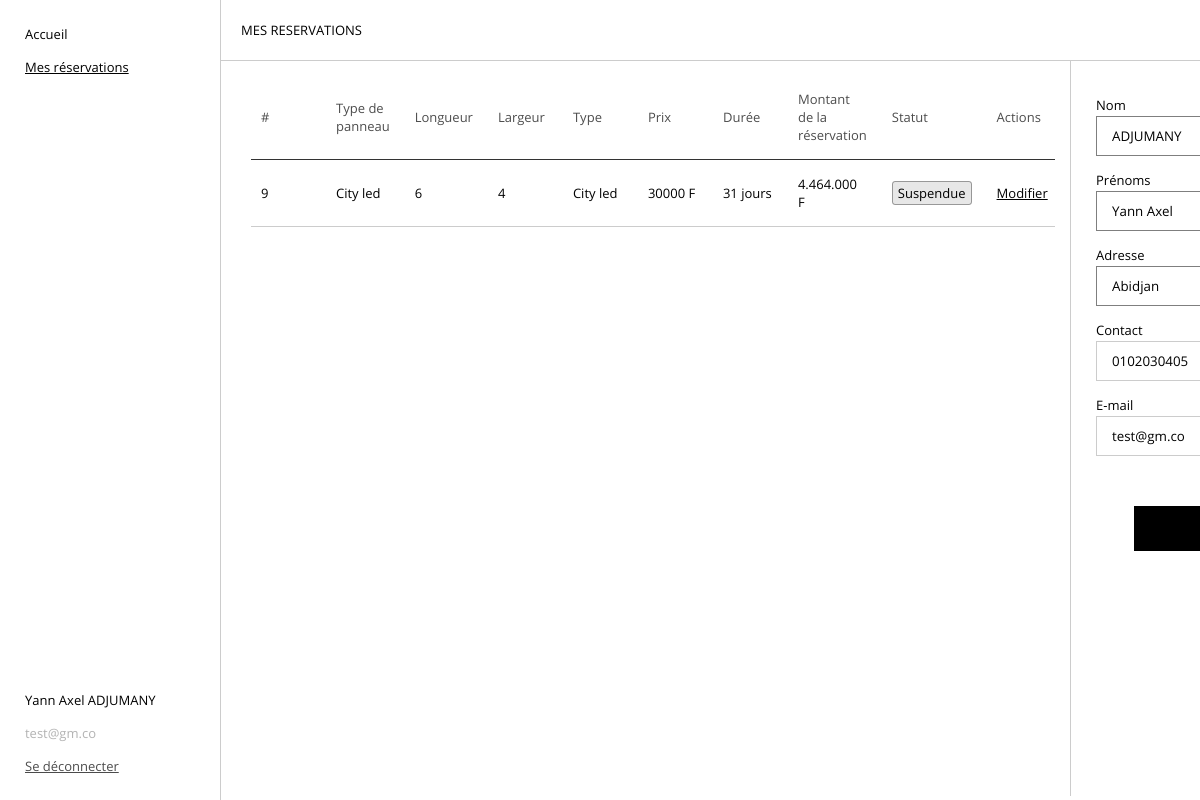
Page /views/client/mes-reservations.php?option=update-user (signed in) on the committed database.
### tables this page shows
CREATE TABLE IF NOT EXISTS `panneau` (
  `id` int NOT NULL AUTO_INCREMENT,
  `emplacement` varchar(100) NOT NULL,
  `longueur` float NOT NULL,
  `largeur` float NOT NULL,
  `type` varchar(25) NOT NULL,
  `etat` varchar(25) NOT NULL,
  `prix` int NOT NULL,
  `description` text NOT NULL,
  `reservation_id` int NOT NULL,
  PRIMARY KEY (`id`),
  KEY `reservation_id` (`reservation_id`)
);

CREATE TABLE IF NOT EXISTS `reservation` (
  `id` int NOT NULL AUTO_INCREMENT,
  `date_deb` date NOT NULL,
  `date_fin` date NOT NULL,
  `statut` varchar(25) NOT NULL,
  `montant` int NOT NULL,
  `client_id` int NOT NULL,
  PRIMARY KEY (`id`),
  KEY `client_id` (`client_id`)
);

### views/reservation/reservationList.php (the view, shortened to what this page needs)
<?php
require_once "../../app/connect.php";
$id = $_SESSION['id'];
$query = "
    select reservation.id as reserv_id, reservation.date_deb, reservation.date_fin, reservation.statut, reservation.montant, panneau.*
    from reservation
    inner join panneau on reservation.id = panneau.reservation_id
    where client_id = '$id'
";
$result = $cnx->query($query);
$rows = $result->fetch_all(MYSQLI_ASSOC);
?>
<div style="width: 100%; overflow-x: scroll; padding: 0 5px">
    <table style="border-collapse: collapse;">
        <thead>
            <th style="min-width: 30px; padding: 4px 25px 15px 10px; text-align: start">#</th>
            <th style="min-width: fit-content; padding: 4px 25px 15px 0; text-align: start">Type de panneau</th>
            <th style="min-width: fit-content; padding: 4px 25px 15px 0; text-align: start">Longueur</th>
            <th style="min-width: fit-content; padding: 4px 25px 15px 0; text-align: start">Largeur</th>
            <th style="min-width: fit-content; padding: 4px 25px 15px 0; text-align: start">Type</th>
            <th style="min-width: fit-content; padding: 4px 25px 15px 0; text-align: start">Prix</th>
            <th style="min-width: fit-content; padding: 4px 25px 15px 0; text-align: start">Durée</th>
            <th style="min-width: fit-content; padding: 4px 25px 15px 0; text-align: start">Montant de la réservation</th>
            <th style="min-width: fit-content; padding: 4px 25px 15px 0; text-align: start">Statut</th>
            <th style="min-width: fit-content; padding: 4px 25px 15px 0; text-align: start">Actions</th>
        </thead>
        <tbody>
        <?php if (count($rows) == 0): ?>
            <tr>
                <td colspan="10" style="text-align: center; padding: 15px">Aucune réservation pour l'instant</td>
            </tr>
        <?php else: ?>
            <?php foreach ($rows as $row): ?>
                <tr>
                    <td style="padding: 15px 25px 15px 10px; text-align: start"><?= $row['reserv_id'] ?></td>
                    <td style="padding: 15px 25px 15px 0; text-align: start"><?= $row['type'] ?></td>
                    <td style="padding: 15px 25px 15px 0; text-align: start"><?= $row['longueur'] ?></td>
                    <td style="padding: 15px 25px 15px 0; text-align: start"><?= $row['largeur'] ?></td>
                    <td style="padding: 15px 25px 15px 0; text-align: start"><?= $row['type'] ?></td>
                    <td style="padding: 15px 25px 15px 0; text-align: start"><?= $row['prix'] ?> F</td>
                    <td style="padding: 15px 25px 15px 0; text-align: start"><?= round((strtotime($row['date_fin']) - strtotime($row['date_deb'])) / (60 * 60 * 24)) ?> jours</td>
                    <td style="padding: 15px 25px 15px 0; text-align: start"><?= number_format($row['montant'], 0, ',', '.') ?> F</td>
                    <td style="padding: 15px 25px 15px 0; text-align: center">
                    <span class="status <?= (strtolower($row['statut']) == 'active' ? 'active' : (strtolower($row['statut']) == 'suspendue')) ? 'suspended' : 'inactive' ?>">
                        <?= $row['statut'] ?>
                    </span>
                    </td>
                    <td style="padding: 15px 25px 15px 0; text-align: start">
                        <a href="../reservation/update.php?id=<?= $row['reserv_id'] ?>">Modifier</a>
                    </td>
                </tr>
            <?php endforeach; ?>
        <?php endif; ?>
        </tbody>
    </table>
</div>

### public/css/style.css (style rules this page uses)
body { font-family: "Literata", "Montserrat", "Open Sans", serif; font-size: 13px; margin: 0; padding: 0; }
a { color: #000000; text-decoration: underline !important; }

### public/css/global.css (style rules this page uses)
:root { --mtn-color: rgba(255, 221, 38, 0.89); --mtn-bgcolor: rgba(255, 221, 38, 0.35); --wave-color: rgba(60, 167, 255, 0.89); --wave-bgcolor: rgba(60, 167, 255, 0.35); --orange-color: orange; --orange-bgcolor: rgba(255, 165, 0, 0.35); }
.status.suspended { border: 1px solid #39393973; padding: 2px 5px; border-radius: 3px; background: rgba(57, 57, 57, 0.12); color: #000000; }

### views/reservation/reservationList.php (style rules this page uses)
table thead th { font-weight: 400; border: none; border-bottom: 1px solid #333333; opacity: 0.7; }
table tbody tr { border: none; border-bottom: .5px solid #ccc; }
table tbody td { border: none; min-width: 50px; }

### rows in the picture
panneau: reservation "9", type "City led", longueur "6", largeur "4", prix "30000", reservation.date_deb "31", reservation.montant "4.464.000", reservation.statut "Suspendue"

### other values in the picture
$user['firstname'] "Yann Axel"
$user['lastname'] "ADJUMANY"
$user['email'] "test@gm.co"
$title "MES RESERVATIONS"
